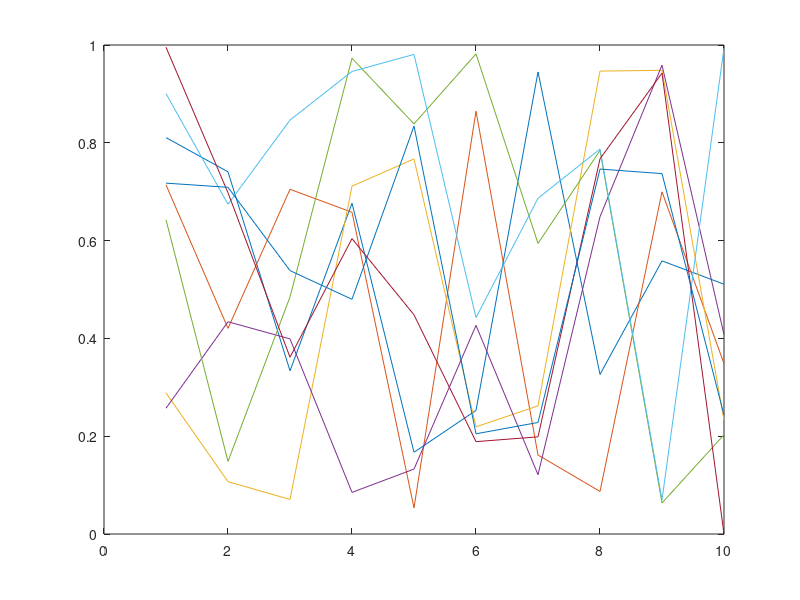

This figure's MATLAB source: (Note: this script raises an error after producing the figure.)
function clrs = get_default_colors(k)
if nargin < 1
    k = 8;
end
figure;
plot(rand(10, k));
h = gca;
clrs = flipud(cat(1, h.Children(:).Color));
close;
end